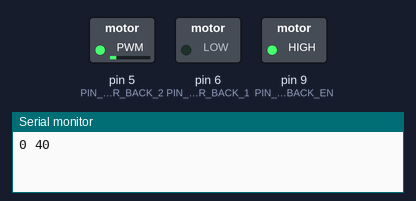
This sketch was run on a simulated Arduino Uno, built with avr-gcc and run on an emulated ATmega328P. On the bench: switched loads named in the sketch (green lamp = pin HIGH), the last lines printed to the serial monitor.

Above: at 0.05 s.
At 5.95 s:
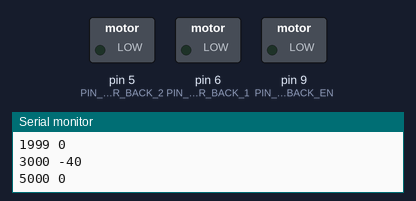
Timing chart, 0 to 7.8 s (numbered marks = the images above):
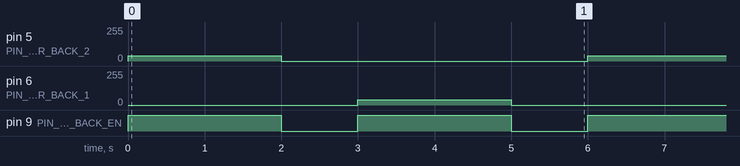

The sketch:

test_dcmotor.ino
```cpp
/**
 *
 */

#define PIN_MOTOR_BACK_1 6
#define PIN_MOTOR_BACK_2 5
#define PIN_MOTOR_BACK_EN 9

void setup() {
  // put your setup code here, to run once:
  pinMode(PIN_MOTOR_BACK_1, OUTPUT);
  pinMode(PIN_MOTOR_BACK_2, OUTPUT);
  pinMode(PIN_MOTOR_BACK_EN, OUTPUT);

  pinMode(A0, INPUT);

  // Turn Motor Off
  analogWrite(PIN_MOTOR_BACK_1, 0);
  analogWrite(PIN_MOTOR_BACK_2, 0);
  analogWrite(PIN_MOTOR_BACK_EN, 0);

  Serial.begin(9600);
}

void loop() {
  int pwdsignal = 40;

  testBothDirections(pwdsignal);
  //testPWDM_SIGNAL(pwdsignal);
  //testePWM_EN(pwdsignal);
}

void testPWDM_SIGNAL( int pwdsignal )
{
    digitalWrite(PIN_MOTOR_BACK_1, 0 );
    analogWrite(PIN_MOTOR_BACK_2, pwdsignal );
    digitalWrite(PIN_MOTOR_BACK_EN, HIGH );

    delay(400);

    Serial.print(millis());
    Serial.print(" ");
    Serial.println(pwdsignal);
}

void testePWM_EN( int pwdsignal )
{
    digitalWrite(PIN_MOTOR_BACK_1, 0 );
    digitalWrite(PIN_MOTOR_BACK_2, HIGH );

    analogWrite(PIN_MOTOR_BACK_EN, pwdsignal );

    Serial.print(millis());
    Serial.print(" ");
    Serial.println(pwdsignal);

    delay(100);
}

void testBothDirections( int pwdsignal )
{
    digitalWrite(PIN_MOTOR_BACK_1, 0 );
    analogWrite(PIN_MOTOR_BACK_2, pwdsignal );
    digitalWrite(PIN_MOTOR_BACK_EN, HIGH );

    Serial.print(millis());
    Serial.print(" ");
    Serial.println(pwdsignal);

    delay(2000);

    digitalWrite(PIN_MOTOR_BACK_2, 0 );
    digitalWrite(PIN_MOTOR_BACK_1, 0 );
    digitalWrite(PIN_MOTOR_BACK_EN, 0 );

    Serial.print(millis());
    Serial.print(" ");
    Serial.println(0);

    delay(1000);

    analogWrite(PIN_MOTOR_BACK_1, pwdsignal );
    digitalWrite(PIN_MOTOR_BACK_2, 0 );
    digitalWrite(PIN_MOTOR_BACK_EN, HIGH );

    Serial.print(millis());
    Serial.print(" ");
    Serial.println(-pwdsignal);

    delay(2000);

    digitalWrite(PIN_MOTOR_BACK_2, 0 );
    digitalWrite(PIN_MOTOR_BACK_1, 0 );
    digitalWrite(PIN_MOTOR_BACK_EN, 0 );

    Serial.print(millis());
    Serial.print(" ");
    Serial.println(0);

    delay(1000);
}
```

Measured:
- by itself, pin 5 (PIN_MOTOR_BACK_2), pin 6 (PIN_MOTOR_BACK_1): alternates 40/255 for 2.0 s and 0/255 for 4.0 s
- by itself, pin 9 (PIN_MOTOR_BACK_EN): alternates HIGH for 2.0 s and LOW for 1.0 s
